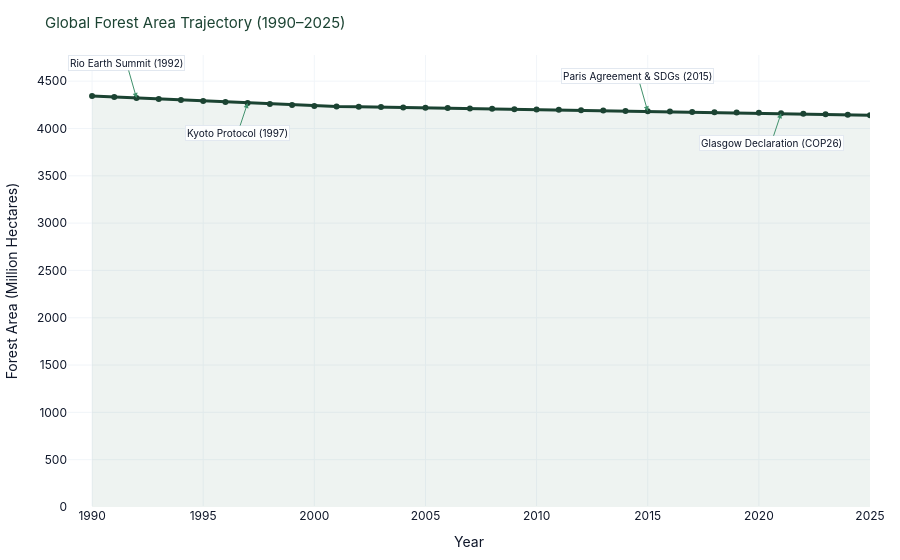

Notebook code for this chart:
### Markdown cell above
### 2. Interactive Historical Trendline with Global Policy Milestones
We display the global trajectory accompanied by key historical environmental agreements:
- **1992**: Rio Earth Summit (Forest Principles & UNFCCC adoption)
- **1997**: Kyoto Protocol
- **2015**: Paris Agreement & UN SDG Adoption (SDG 15.2)
- **2021**: Glasgow Leaders' Declaration on Forests and Land Use (COP26)

### Code cell
fig_trend = create_global_trend_chart(df_global)
fig_trend.show()

### Figure 1 — Plotly figure (JSON) as saved in the notebook; plotly's stock layout.template omitted (floating-point values rounded to 4 significant figures)
{"data": [{"fill": "tozeroy", "fillcolor": "rgba(45, 106, 79, 0.08)", "hovertemplate": "<b>Year %{x}</b><br>Forest Area: %{y:,.2f} Mha<extra></extra>", "line": {"color": "#1b4332", "width": 3}, "marker": {"color": "#1b4332", "size": 6}, "mode": "lines+markers", "name": "Forest Area (Mha)", "type": "scatter", "x": [1990, 1991, 1992, 1993, 1994, 1995, 1996, 1997, 1998, 1999, 2000, 2001, 2002, 2003, 2004, 2005, 2006, 2007, 2008, 2009, 2010, 2011, 2012, 2013, 2014, 2015, 2016, 2017, 2018, 2019, 2020, 2021, 2022, 2023, 2024, 2025], "y": [4344.0, 4333.0, 4322.0, 4311.0, 4301.0, 4290.0, 4279.0, 4269.0, 4258.0, 4247.0, 4237.0, 4233.0, 4229.0, 4226.0, 4222.0, 4219.0, 4215.0, 4212.0, 4208.0, 4205.0, 4201.0, 4197.0, 4193.0, 4189.0, 4185.0, 4181.0, 4178.0, 4175.0, 4172.0, 4168.0, 4165.0, 4160.0, 4155.0, 4150.0, 4145.0, 4140.0]}], "layout": {"annotations": [{"arrowcolor": "#40916c", "arrowhead": 2, "arrowsize": 1, "ay": -35, "bgcolor": "rgba(255, 255, 255, 0.9)", "bordercolor": "#e2e8f0", "borderwidth": 1, "font": {"color": "#0f172a", "size": 10}, "showarrow": true, "text": "Rio Earth Summit (1992)", "x": 1992, "y": 4322.0}, {"arrowcolor": "#40916c", "arrowhead": 2, "arrowsize": 1, "ay": 30, "bgcolor": "rgba(255, 255, 255, 0.9)", "bordercolor": "#e2e8f0", "borderwidth": 1, "font": {"color": "#0f172a", "size": 10}, "showarrow": true, "text": "Kyoto Protocol (1997)", "x": 1997, "y": 4269.0}, {"arrowcolor": "#40916c", "arrowhead": 2, "arrowsize": 1, "ay": -35, "bgcolor": "rgba(255, 255, 255, 0.9)", "bordercolor": "#e2e8f0", "borderwidth": 1, "font": {"color": "#0f172a", "size": 10}, "showarrow": true, "text": "Paris Agreement & SDGs (2015)", "x": 2015, "y": 4181.0}, {"arrowcolor": "#40916c", "arrowhead": 2, "arrowsize": 1, "ay": 30, "bgcolor": "rgba(255, 255, 255, 0.9)", "bordercolor": "#e2e8f0", "borderwidth": 1, "font": {"color": "#0f172a", "size": 10}, "showarrow": true, "text": "Glasgow Declaration (COP26)", "x": 2021, "y": 4160.0}], "font": {"color": "#0f172a", "family": "Inter, Segoe UI, Arial, sans-serif"}, "hoverlabel": {"bgcolor": "#1b4332", "font": {"color": "white", "family": "Inter, sans-serif", "size": 12}}, "hovermode": "x unified", "legend": {"font": {"size": 11}, "orientation": "h", "x": 1, "xanchor": "right", "y": 1.02, "yanchor": "bottom"}, "margin": {"b": 40, "l": 40, "r": 30, "t": 55}, "paper_bgcolor": "white", "plot_bgcolor": "white", "title": {"font": {"color": "#1b4332", "size": 15}, "text": "Global Forest Area Trajectory (1990–2025)"}, "xaxis": {"gridcolor": "#f1f5f9", "showgrid": true, "title": {"text": "Year"}}, "yaxis": {"gridcolor": "#f1f5f9", "showgrid": true, "title": {"text": "Forest Area (Million Hectares)"}}}}
